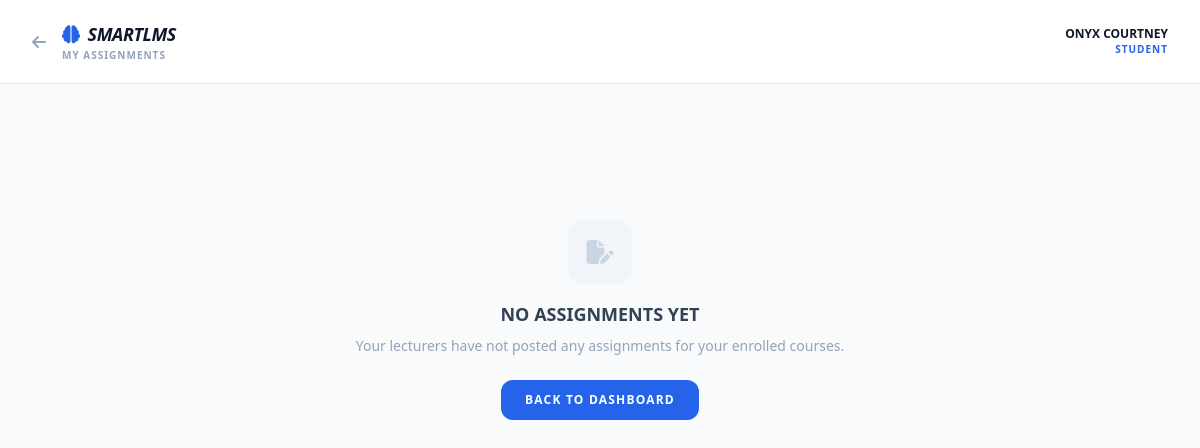
/assignment_submit.php (signed in), run on an earlier commit of the app's database.
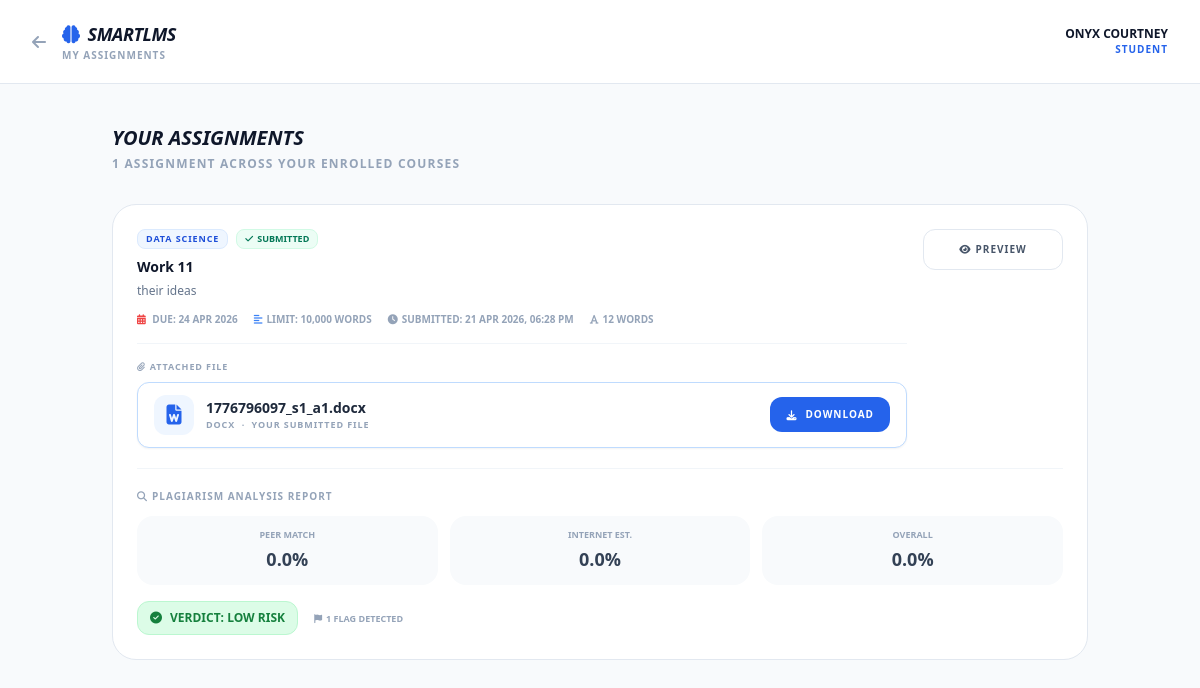
And on a later commit of the database.
### tables this page shows
CREATE TABLE `assignments` (
  `id` int(11) NOT NULL,
  `course_id` int(11) NOT NULL,
  `lecturer_id` int(11) NOT NULL,
  `title` varchar(255) NOT NULL,
  `description` text DEFAULT NULL,
  `due_date` date DEFAULT NULL,
  `max_words` int(11) NOT NULL DEFAULT 1000,
  `created_at` timestamp NOT NULL DEFAULT current_timestamp()
);

CREATE TABLE `courses` (
  `id` int(11) NOT NULL,
  `title` varchar(255) NOT NULL,
  `description` text DEFAULT NULL,
  `lecturer_id` int(11) DEFAULT NULL,
  `skill_category` varchar(100) DEFAULT NULL
);

CREATE TABLE `assignment_submissions` (
  `id` int(11) NOT NULL,
  `assignment_id` int(11) NOT NULL,
  `student_id` int(11) NOT NULL,
  `submission_text` longtext NOT NULL,
  `file_path` varchar(500) DEFAULT NULL,
  `word_count` int(11) NOT NULL DEFAULT 0,
  `submitted_at` timestamp NOT NULL DEFAULT current_timestamp() ON UPDATE current_timestamp()
);

CREATE TABLE `plagiarism_reports` (
  `id` int(11) NOT NULL,
  `submission_id` int(11) NOT NULL,
  `student_similarity_score` decimal(5,2) NOT NULL DEFAULT 0.00,
  `internet_similarity_score` decimal(5,2) NOT NULL DEFAULT 0.00,
  `overall_score` decimal(5,2) NOT NULL DEFAULT 0.00,
  `verdict` varchar(20) NOT NULL DEFAULT 'LOW RISK',
  `matched_students` longtext DEFAULT NULL COMMENT 'JSON array of peer matches',
  `flags` longtext DEFAULT NULL COMMENT 'JSON array of heuristic flags',
  `analysed_at` timestamp NOT NULL DEFAULT current_timestamp()
);

### assignment_submit.php (the view, shortened to what this page needs)
<?php
$student_id   = intval($_SESSION['user_id']);
$student_name = $_SESSION['user_name'] ?? 'Student';
mysqli_query($conn, "CREATE TABLE IF NOT EXISTS `assignments` (
  `id` INT(11) NOT NULL AUTO_INCREMENT, `course_id` INT(11) NOT NULL,
  `lecturer_id` INT(11) NOT NULL, `title` VARCHAR(255) NOT NULL,
  `description` TEXT DEFAULT NULL, `due_date` DATE DEFAULT NULL,
  `max_words` INT(11) NOT NULL DEFAULT 1000, `created_at` TIMESTAMP NOT NULL DEFAULT CURRENT_TIMESTAMP,
  PRIMARY KEY (`id`)) ENGINE=InnoDB DEFAULT CHARSET=utf8mb4");
mysqli_query($conn, "CREATE TABLE IF NOT EXISTS `assignment_submissions` (
  `id` INT(11) NOT NULL AUTO_INCREMENT, `assignment_id` INT(11) NOT NULL,
  `student_id` INT(11) NOT NULL, `submission_text` LONGTEXT NOT NULL,
  `file_path` VARCHAR(500) DEFAULT NULL, `word_count` INT(11) NOT NULL DEFAULT 0,
  `submitted_at` TIMESTAMP NOT NULL DEFAULT CURRENT_TIMESTAMP ON UPDATE CURRENT_TIMESTAMP,
  PRIMARY KEY (`id`), UNIQUE KEY `unique_submission` (`assignment_id`,`student_id`)
  ) ENGINE=InnoDB DEFAULT CHARSET=utf8mb4");
mysqli_query($conn, "CREATE TABLE IF NOT EXISTS `plagiarism_reports` (
  `id` INT(11) NOT NULL AUTO_INCREMENT, `submission_id` INT(11) NOT NULL,
  `student_similarity_score` DECIMAL(5,2) NOT NULL DEFAULT 0.00,
  `internet_similarity_score` DECIMAL(5,2) NOT NULL DEFAULT 0.00,
  `overall_score` DECIMAL(5,2) NOT NULL DEFAULT 0.00, `verdict` VARCHAR(20) NOT NULL DEFAULT 'LOW RISK',
  `matched_students` LONGTEXT DEFAULT NULL, `flags` LONGTEXT DEFAULT NULL,
  `analysed_at` TIMESTAMP NOT NULL DEFAULT CURRENT_TIMESTAMP,
  PRIMARY KEY (`id`), UNIQUE KEY `unique_report` (`submission_id`)
  ) ENGINE=InnoDB DEFAULT CHARSET=utf8mb4");
$enr_res = mysqli_query($conn, "SELECT course_id FROM enrollments WHERE student_id = $student_id");
$enrolled_ids = [];
while ($r = mysqli_fetch_assoc($enr_res)) $enrolled_ids[] = intval($r['course_id']);
$assignments_list = [];
if (!empty($enrolled_ids)) {
    $ids_str = implode(',', $enrolled_ids);
    $aRes = mysqli_query($conn,
        "SELECT a.id, a.title, a.description, a.due_date, a.max_words,
                c.title AS course_title,
                s.id AS submission_id, s.submission_text, s.word_count, s.submitted_at,
                s.file_path AS submission_file,
                pr.overall_score, pr.student_similarity_score, pr.internet_similarity_score,
                pr.verdict, pr.flags, pr.matched_students
         FROM assignments a
         JOIN courses c ON c.id = a.course_id
         LEFT JOIN assignment_submissions s
               ON s.assignment_id = a.id AND s.student_id = $student_id
         LEFT JOIN plagiarism_reports pr ON pr.submission_id = s.id
         WHERE a.course_id IN ($ids_str)
         ORDER BY a.due_date ASC, a.created_at DESC"
    );
    while ($row = mysqli_fetch_assoc($aRes)) $assignments_list[] = $row;
}
?>
<!DOCTYPE html>
<html lang="en">
<head>
    <script src="https://cdn.tailwindcss.com"></script>
    <link rel="stylesheet" href="https://cdnjs.cloudflare.com/ajax/libs/font-awesome/6.4.0/css/all.min.css">
</head>
<body class="bg-slate-50 text-slate-800 font-sans min-h-screen">
    <header class="bg-white border-b border-slate-200 px-8 py-5 flex items-center justify-between sticky top-0 z-40">
        <div class="flex items-center space-x-4">
            <a href="student_dashboard.php" class="text-slate-400 hover:text-blue-600 transition">
                <i class="fa-solid fa-arrow-left"></i>
            </a>
            <div>
                <h1 class="text-lg font-black text-slate-900 uppercase tracking-tight italic">
                    <i class="fa-solid fa-brain text-blue-600 mr-2"></i>SmartLMS
                </h1>
                <p class="text-[10px] font-black uppercase text-slate-400 tracking-widest">My Assignments</p>
            </div>
        </div>
        <div class="text-right">
            <p class="text-xs font-black text-slate-900 uppercase"><?php echo htmlspecialchars($student_name); ?></p>
            <p class="text-[10px] text-blue-600 font-bold uppercase tracking-widest">Student</p>
        </div>
    </header>
    <main class="max-w-5xl mx-auto px-6 py-10">
        <?php if (empty($assignments_list)): ?>
        <div class="text-center py-24">
            <div class="w-16 h-16 bg-slate-100 rounded-2xl flex items-center justify-center mx-auto mb-4">
                <i class="fa-solid fa-file-pen text-slate-300 text-2xl"></i>
            </div>
            <h3 class="font-black text-slate-700 text-lg uppercase">No assignments yet</h3>
            <p class="text-slate-400 text-sm mt-2">Your lecturers have not posted any assignments for your enrolled courses.</p>
            <a href="student_dashboard.php" class="inline-block mt-6 px-6 py-3 bg-blue-600 text-white font-black text-xs uppercase rounded-xl tracking-widest">Back to Dashboard</a>
        </div>
        <?php else: ?>
        <div class="mb-8">
            <h2 class="text-xl font-black text-slate-900 uppercase italic">Your Assignments</h2>
            <p class="text-slate-400 text-xs font-bold uppercase tracking-widest mt-1">
                <?php echo count($assignments_list); ?> assignment<?php echo count($assignments_list) !== 1 ? 's' : ''; ?> across your enrolled courses
            </p>
        </div>
        <div class="space-y-5">
        <?php foreach ($assignments_list as $a):
            $submitted  = !empty($a['submission_id']);
            $isOverdue  = $a['due_date'] && strtotime($a['due_date']) < time();
            $verdict    = $a['verdict'] ?? '';
            $vClass     = match($verdict) {
                'HIGH RISK'   => 'verdict-high',
                'MEDIUM RISK' => 'verdict-medium',
                default       => 'verdict-low',
            };
            $vIcon = match($verdict) {
                'HIGH RISK'   => 'fa-triangle-exclamation',
                'MEDIUM RISK' => 'fa-circle-exclamation',
                default       => 'fa-circle-check',
            };
            $flags   = json_decode($a['flags'] ?? '[]', true) ?: [];
        ?>
        <div class="card rounded-3xl p-6">
            <div class="flex flex-col md:flex-row md:items-start md:justify-between gap-4">
                <div class="flex-1">
                    <div class="flex items-center flex-wrap gap-2 mb-2">
                        <span class="bg-blue-50 text-blue-700 border border-blue-100 text-[9px] font-black uppercase px-2 py-0.5 rounded-lg tracking-widest">
                            <?php echo htmlspecialchars($a['course_title']); ?>
                        </span>
                        <?php if ($submitted): ?>
                        <span class="bg-emerald-50 text-emerald-700 border border-emerald-100 text-[9px] font-black uppercase px-2 py-0.5 rounded-lg">
                            <i class="fa-solid fa-check mr-1"></i>Submitted
                        </span>
                        <?php endif; ?>
                    </div>
                    <h3 class="font-black text-slate-900 text-sm mb-1"><?php echo htmlspecialchars($a['title']); ?></h3>
                    <?php if ($a['description']): ?>
                    <p class="text-slate-500 text-xs leading-relaxed mb-3"><?php echo nl2br(htmlspecialchars($a['description'])); ?></p>
                    <?php endif; ?>
                    <div class="flex flex-wrap gap-4 text-[10px] font-bold text-slate-400 uppercase">
                        <?php if ($a['due_date']): ?>
                        <span><i class="fa-solid fa-calendar-days mr-1 <?php echo $isOverdue ? 'text-red-500' : 'text-blue-500'; ?>"></i>
                            Due: <?php echo date('d M Y', strtotime($a['due_date'])); ?>
                        </span>
                        <?php endif; ?>
                        <span><i class="fa-solid fa-align-left mr-1 text-blue-500"></i>Limit: <?php echo number_format($a['max_words']); ?> words</span>
                        <?php if ($submitted): ?>
                        <span><i class="fa-solid fa-clock mr-1 text-slate-400"></i>Submitted: <?php echo date('d M Y, h:i A', strtotime($a['submitted_at'])); ?></span>
                        <span><i class="fa-solid fa-font mr-1 text-slate-400"></i><?php echo number_format($a['word_count']); ?> words</span>
                        <?php endif; ?>
                    </div>
                    <?php if ($submitted): ?>
                    <div class="mt-4 pt-4 border-t border-slate-100">
                        <p class="text-[9px] font-black uppercase text-slate-400 tracking-widest mb-2">
                            <i class="fa-solid fa-paperclip mr-1"></i>Attached File
                        </p>
                        <?php if (!empty($a['submission_file'])):
                            $fExt  = strtolower(pathinfo($a['submission_file'], PATHINFO_EXTENSION));
                            $fName = basename($a['submission_file']);
                            $fIcon = match($fExt) {
                                'pdf'         => ['fa-file-pdf',       'text-red-500',    'bg-red-50',    'border-red-200'],
                                'doc','docx'  => ['fa-file-word',      'text-blue-600',   'bg-blue-50',   'border-blue-200'],
                                'xls','xlsx'  => ['fa-file-excel',     'text-emerald-600','bg-emerald-50','border-emerald-200'],
                                'ppt','pptx'  => ['fa-file-powerpoint','text-orange-500', 'bg-orange-50', 'border-orange-200'],
                                'txt','csv'   => ['fa-file-lines',     'text-slate-500',  'bg-slate-50',  'border-slate-300'],
                                default       => ['fa-file',           'text-indigo-500', 'bg-indigo-50', 'border-indigo-200'],
                            };
                        ?>
                        <div class="flex items-center space-x-3 px-4 py-3 bg-white border <?php echo $fIcon[3]; ?> rounded-xl shadow-sm">
                            <div class="w-10 h-10 <?php echo $fIcon[2]; ?> rounded-xl flex items-center justify-center flex-shrink-0">
                                <i class="fa-solid <?php echo $fIcon[0]; ?> <?php echo $fIcon[1]; ?> text-xl"></i>
                            </div>
                            <div class="flex-1 min-w-0">
                                <p class="text-sm font-black text-slate-800 truncate"><?php echo htmlspecialchars($fName); ?></p>
                                <p class="text-[9px] text-slate-400 uppercase font-bold tracking-widest"><?php echo strtoupper($fExt); ?> &nbsp;·&nbsp; Your submitted file</p>
                            </div>
                            <a href="download_submission.php?sub_id=<?php echo $a['submission_id']; ?>"
                               class="flex-shrink-0 flex items-center space-x-2 px-4 py-2.5 bg-blue-600 hover:bg-blue-700 text-white font-black text-[10px] uppercase rounded-xl tracking-widest transition-all active:scale-95">
                                <i class="fa-solid fa-download"></i>
                                <span>Download</span>
                            </a>
                        </div>
                        <?php endif; ?>
                    </div>
                    <?php endif; ?>
                </div>
                <div class="flex flex-col gap-2 min-w-[140px]">
                    <?php if ($submitted): ?>
                    <button onclick="toggleSection('preview-<?php echo $a['id']; ?>')"
                        class="text-center py-3 px-4 border border-slate-200 text-slate-600 hover:bg-slate-50 font-black text-[10px] uppercase rounded-xl tracking-widest transition-all">
                        <i class="fa-solid fa-eye mr-1"></i>Preview
                    </button>
                    <?php endif; ?>
                </div>
            </div>
            <?php if ($submitted && $verdict): ?>
            <div class="mt-5 border-t border-slate-100 pt-5">
                <p class="text-[10px] font-black uppercase text-slate-400 tracking-widest mb-3">
                    <i class="fa-solid fa-magnifying-glass mr-1"></i>Plagiarism Analysis Report
                </p>
                <div class="grid grid-cols-3 gap-3 mb-4">
                    <div class="bg-slate-50 rounded-2xl p-3 text-center">
                        <p class="text-[9px] font-black uppercase text-slate-400 mb-1">Peer Match</p>
                        <p class="text-lg font-black <?php echo floatval($a['student_similarity_score']) >= 55 ? 'text-red-600' : 'text-slate-700'; ?>">
                            <?php echo number_format($a['student_similarity_score'], 1); ?>%
                        </p>
                    </div>
                    <div class="bg-slate-50 rounded-2xl p-3 text-center">
                        <p class="text-[9px] font-black uppercase text-slate-400 mb-1">Internet Est.</p>
                        <p class="text-lg font-black <?php echo floatval($a['internet_similarity_score']) >= 50 ? 'text-amber-600' : 'text-slate-700'; ?>">
                            <?php echo number_format($a['internet_similarity_score'], 1); ?>%
                        </p>
                    </div>
                    <div class="bg-slate-50 rounded-2xl p-3 text-center">
                        <p class="text-[9px] font-black uppercase text-slate-400 mb-1">Overall</p>
                        <p class="text-lg font-black text-slate-700"><?php echo number_format($a['overall_score'], 1); ?>%</p>
                    </div>
                </div>
                <div class="inline-flex items-center space-x-2 border rounded-xl px-3 py-2 text-xs font-black uppercase <?php echo $vClass; ?>">
                    <i class="fa-solid <?php echo $vIcon; ?>"></i>
                    <span>Verdict: <?php echo $verdict; ?></span>
                </div>
                <?php if (!empty($flags)): ?>
                <button onclick="toggleSection('flags-<?php echo $a['id']; ?>')"
                    class="ml-3 text-[9px] font-black uppercase text-slate-400 hover:text-slate-700 transition">
                    <i class="fa-solid fa-flag mr-1"></i><?php echo count($flags); ?> flag<?php echo count($flags) !== 1 ? 's' : ''; ?> detected
                </button>
                <?php endif; ?>
            </div>
            <?php endif; ?>
        </div>
        <?php endforeach; ?>
        </div>
        <?php endif; ?>
    </main>
</body>
</html>

### assignment_submit.php (style rules this page uses)
.card { background:#fff; border:1px solid #e2e8f0; transition:all .2s; }
.verdict-low { background:#dcfce7; color:#15803d; border-color:#bbf7d0; }

What changed in the data, as far as the page shows it:
added assignments: course.title "DATA SCIENCE", title "Work 11", description "their ideas", due_date "24 APR 2026", max_words "10,000", assignment_submissions.submitted_at "21 APR 2026, 06:28 PM", assignment_submissions.word_count "12", assignment_submissions.file_path "1776796097_s1_a1.docx", assignment_submissions.file_path "DOCX", plagiarism_reports.student_similarity_score "0.0", plagiarism_reports.internet_similarity_score "0.0", plagiarism_reports.overall_score "0.0", plagiarism_reports.verdict "LOW RISK", plagiarism_reports.flags "1"
Also different on the page:
count($assignments_list): (not shown) → "1"
text no longer shown: "NO ASSIGNMENTS YET Your lecturers have not posted any assignments for your enrolled courses. BACK TO DASHBOARD"
text now shown: "YOUR ASSIGNMENTS ASSIGNMENT ACROSS YOUR ENROLLED COURSES"
